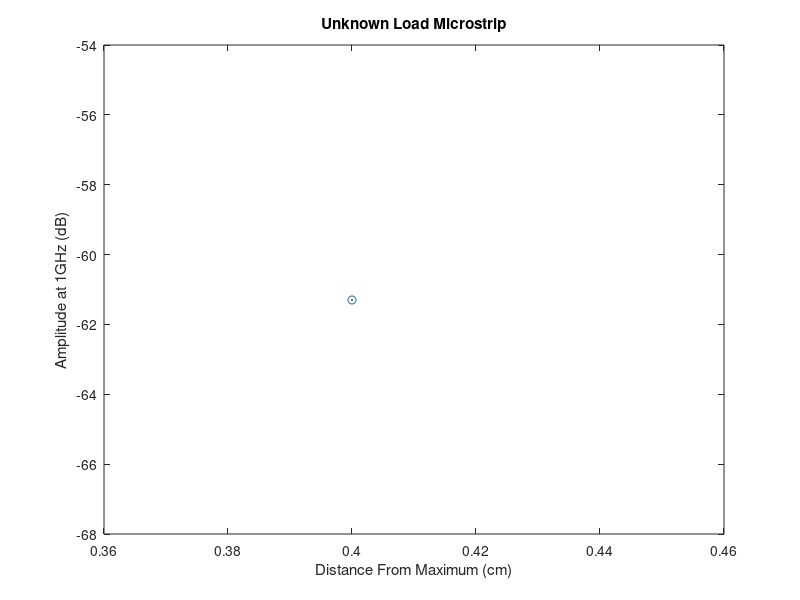

Reproduce this figure in MATLAB.
data=csvread('unknownMicrostrip.csv');
x=data(:,1);
y=data(:,2);
h=figure;
plot(x,y,'-o');
hold
plot(x,y);
xlabel('Distance From Maximum (cm)');
ylabel('Amplitude at 1GHz (dB)');
title('Unknown Load Microstrip');
saveas(h,'Unknown Load Microstrip.pdf');
close (h);